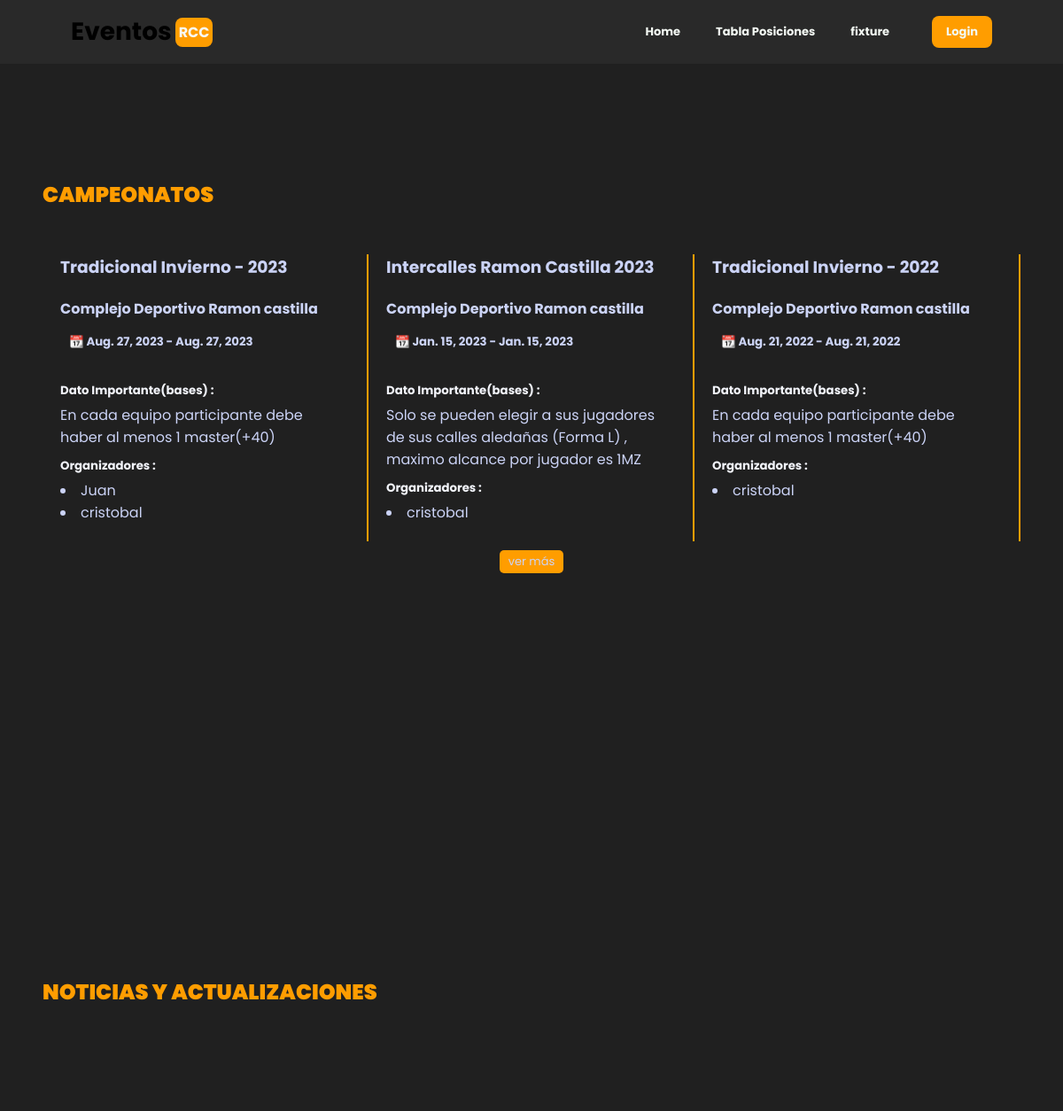
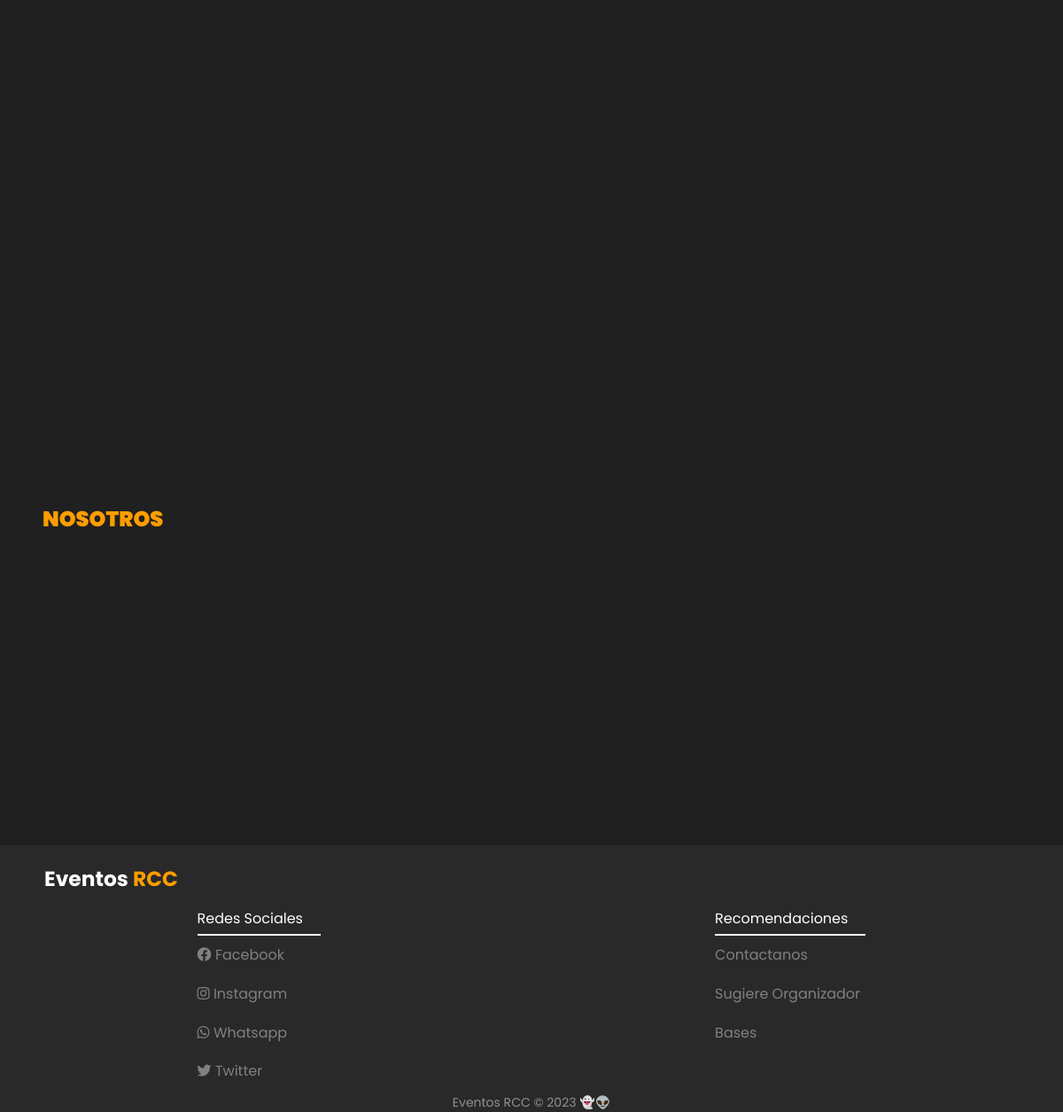
The page / on the database its author committed (2 pictures, top to bottom).
### campeonato/models.py (models this page shows, shortened)
class Campeonato(Model):
    nombre=models.CharField(max_length=200)
    tipo=models.CharField(max_length=500)
    lugar=models.CharField(max_length=500 , default="")
    fecha_inicio=models.DateField(verbose_name="Inicio Campeonato" )
    fecha_fin=models.DateField(verbose_name="Fin Campeonato")
    restriccion=models.CharField(verbose_name="Principal Restriccion" , max_length=500)

class Dirigentes(Model):
    nombre=models.CharField(max_length=200 , unique=True)
    apellido=models.CharField(max_length=100)
    cargo=models.CharField(max_length=200)
    campeonato_asociado=models.ManyToManyField(Campeonato)

### campeonato/views.py (the view)
# urls.py: 2. Add a URL to urlpatterns:  path('', views.home, name='home')
def home(request):
    campeonatos=Campeonato.objects.all().order_by('-fecha_inicio')
    dirigentes=Dirigentes.objects.all()
    return render(request,'home.html',{"campeonatos":campeonatos , "dirigentes":dirigentes})

### campeonato/templates/home.html (shortened to what this page needs)
<!DOCTYPE html>
{%extends "index.html"%}
{% load static %}
{%block head%}
    <link rel="stylesheet" href="{% static 'css/home.css' %}">
    <link rel="stylesheet" href="{% static 'css/campeonato.css' %}">
{%endblock%}
{%block header%}{%include "header.html" %}{%endblock%}
{%block content%}
<section>
    <div class="titulo-campeonato">
        <h2>Campeonatos</h2>
    </div>
    <div class="container-campeonatos">
        {% if campeonatos %}
            {% for campeonato in campeonatos %}
                <div class="cards-campeonato">
                    <div class="title-card">
                        <h3><a href="{%url 'campeonato-id' campeonato.id%}">{{campeonato.nombre}}</a></h3>
                    </div>
                    <div>
                        <div class="li-card">
                            <h4> {{campeonato.lugar}}</h4>
                            <h5>📆 {{campeonato.fecha_inicio}} - {{campeonato.fecha_inicio}}</h5>
                        </div>
                        <div class="p-card">
                            <h5>Dato Importante(bases) :</h5>
                            <p>{{campeonato.restriccion}}</p>
                            <h5>Organizadores :</h5>
                            {% for dirigente in dirigentes%}
                                {% if campeonato in dirigente.campeonato_asociado.all %}
                                    <li>{{dirigente.nombre}}</li>
                                {% endif %}
                            {% endfor %}
                        </div>
                    </div>
                </div>
            {% endfor %}
        {% endif %}
    </div>
    <div class="btn-mas">
        <a href="{%url 'campeonatos'%}">ver más</a>
    </div>
</section>
<section id="seccion-noticias">
    <div class="titulo-campeonato"> <h2>Noticias y actualizaciones</h2></div>
</section>
<section id="seccion-nosotros">
    <div class="titulo-campeonato"> <h2>Nosotros</h2></div>
</section>
{%endblock%}
{%block footer%}{%include "footer.html" %} {%endblock%}

### static/css/home.css (style rules this page uses)
section { background-color: #232323b2; color: #cbd3f6; padding: 50px; height: 90vh; }
section h2 { text-transform: uppercase; font-weight: 900; }
.titulo-campeonato { margin-bottom: 50px; color: #ff9d00; margin-top: 2rem; }
.container-campeonatos { display: flex; justify-content: space-between; }
.cards-campeonato { border-right: 2px solid #ff9d00; padding:0px 2rem 20px 20px; width: 50%; }
.title-card { padding-bottom: 10px; }
.title-card a { text-decoration: none; color: #cbd3f6; }
.li-card h5 { padding: 5px 0px 10px 10px; }
.li-card h4 { padding: 10px 0px 10px 0px; }
.p-card { padding-top: 15px; }
.p-card h5 { padding: 10px 0px 5px 0px; color: #f2f4fa; }
.btn-mas { display: flex; justify-content: center; align-items: center; margin-top: 10px; }
.btn-mas a { font-size: 13px; text-decoration: none; color: #cbd3f6; padding: 3px 10px; border-radius: 5px; background-color: #ff9d00; }

### static/css/campeonato.css (style rules this page uses)
section { display: flex; justify-content: center; flex-direction: column; padding: 3rem; }
.title-card { padding-bottom: 10px; }
.title-card a { text-decoration: none; color: #cbd3f6; }
.li-card h5 { padding: 5px 0px 10px 10px; }
.li-card h4 { padding: 10px 0px 10px 0px; }
.p-card { padding-top: 15px; }
.p-card h5 { padding: 10px 0px 5px 0px; color: #f2f4fa; }

### campeonato/templates/index.html (style rules this page uses)
* { margin: 0; padding: 0; box-sizing: border-box; font-family: 'Poppins',sans-serif; }
body { margin: 3rem 0 0 0; padding: 0; background-color: #1a1a1a; color: #fff; }

### rows shown on the page
Campeonato: nombre "Tradicional Invierno - 2023", lugar "Complejo Deportivo Ramon castilla", fecha_inicio "Aug. 27, 2023", restriccion "En cada equipo participante debe haber al menos 1 master(+40)"
Dirigentes: nombre "Juan"
Dirigentes: nombre "cristobal"
Campeonato: nombre "Intercalles Ramon Castilla 2023", lugar "Complejo Deportivo Ramon castilla", fecha_inicio "Jan. 15, 2023", restriccion "Solo se pueden elegir a sus jugadores de sus calles aledañas (Forma L) , maximo alcance por jugador es 1MZ"
Campeonato: nombre "Tradicional Invierno - 2022", lugar "Complejo Deportivo Ramon castilla", fecha_inicio "Aug. 21, 2022", restriccion "En cada equipo participante debe haber al menos 1 master(+40)"
